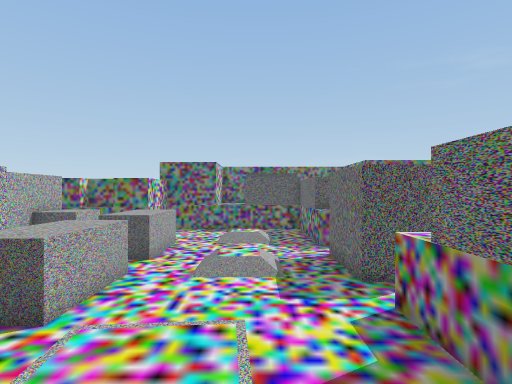
view 1 (above)

24 first-person views from a walk through a scene from a Unity 3-D project. The camera is 1.5 m above the floor, looks level and sees 80° across. The floor is counted in squares, 2 m on a side. Each view is taken from the middle of a square. On the plan, view 1 faces up. The plan holds only what a view shows up to about 10 squares ahead; the rest is blank. The place goes on beyond the plan. Some animated figures are left out.

view 2
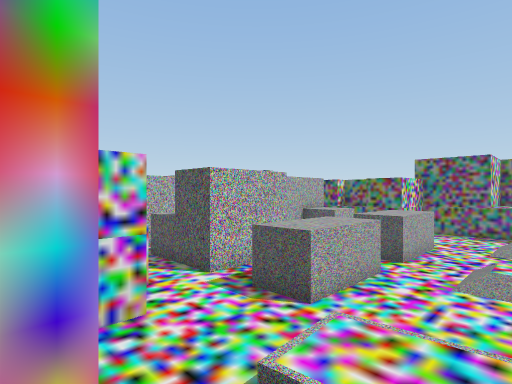

view 3
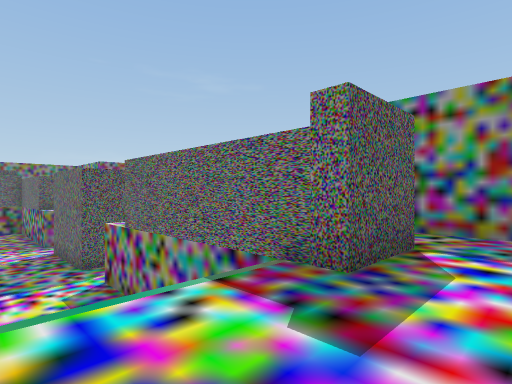

view 4
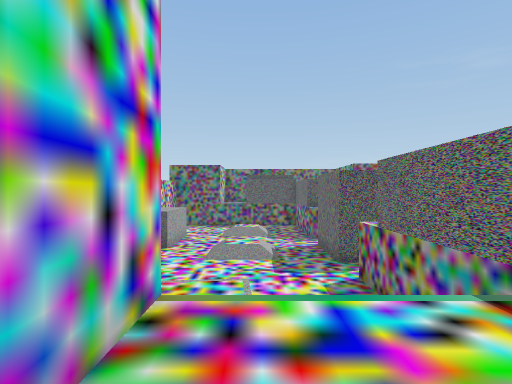

view 5
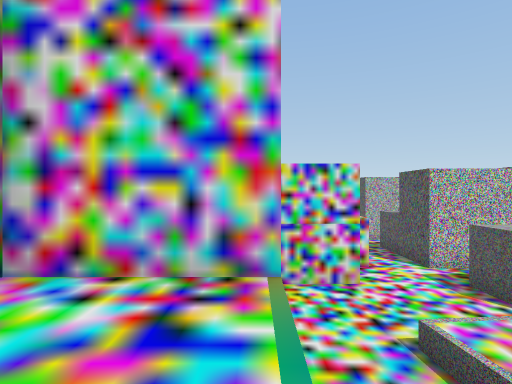

view 6
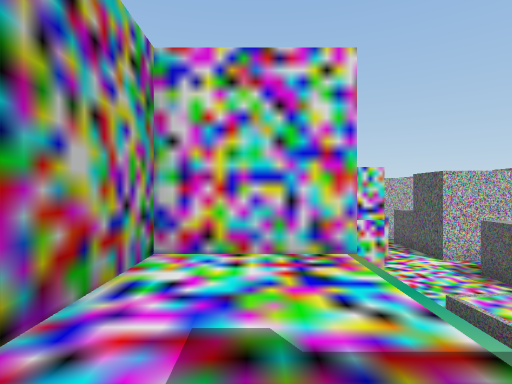

view 7
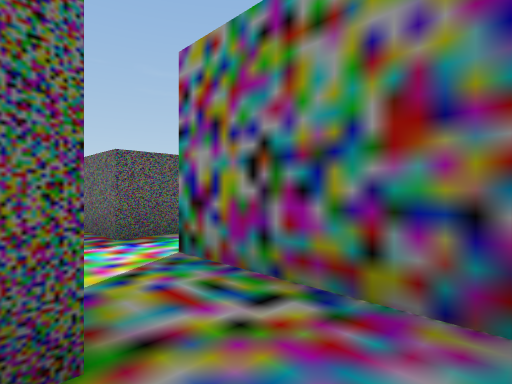

view 8
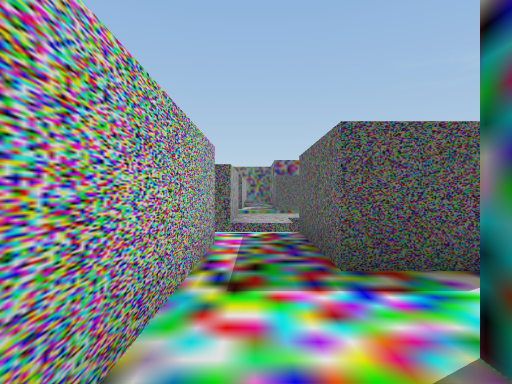

view 9
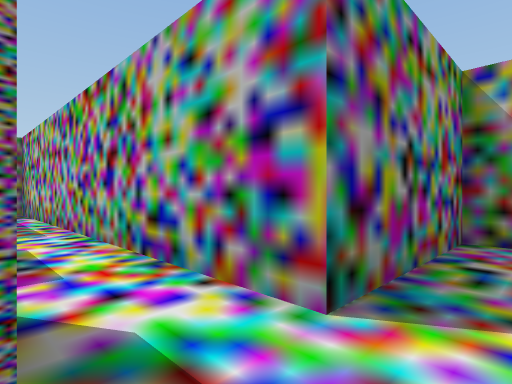

view 10
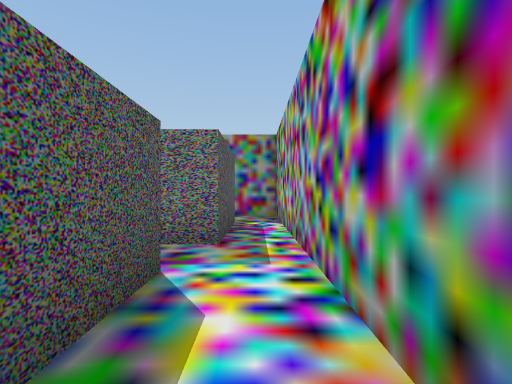

view 11
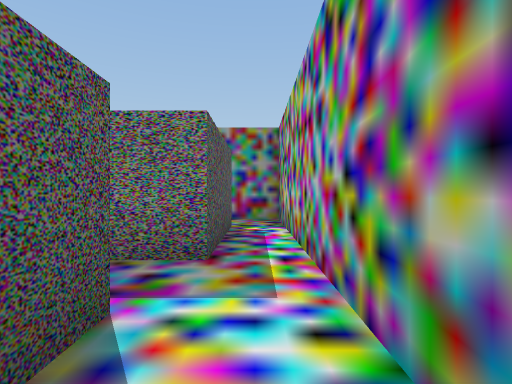

view 12
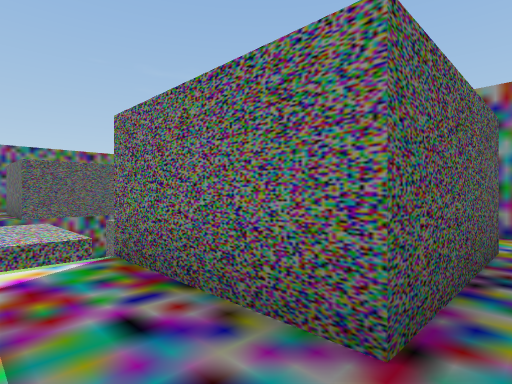

view 13
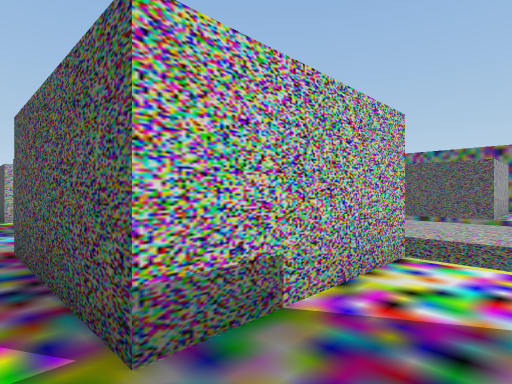

view 14
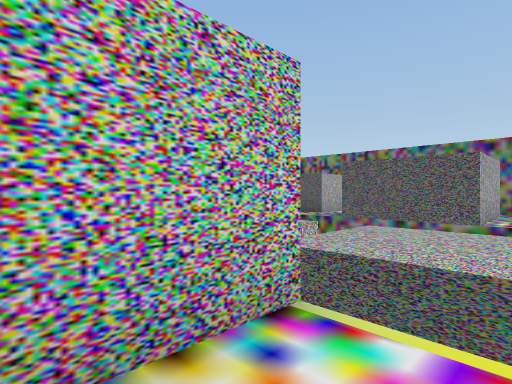

view 15
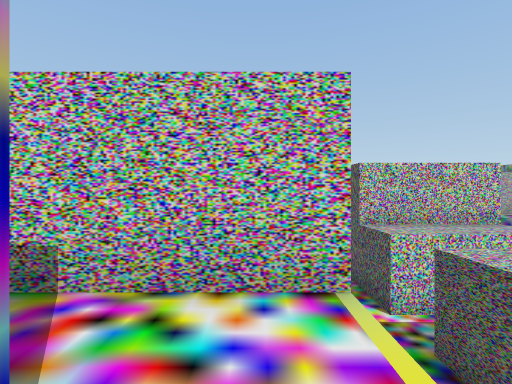

view 16
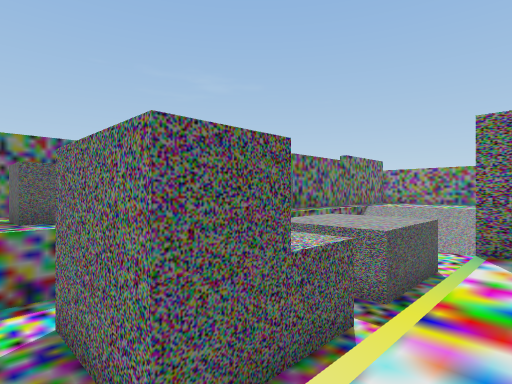

view 17
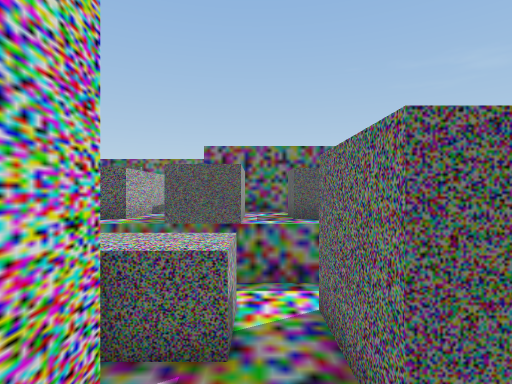

view 18
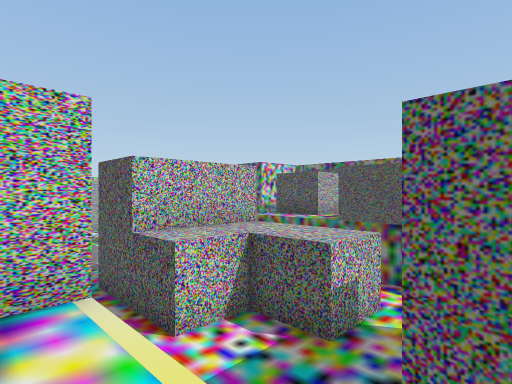

view 19
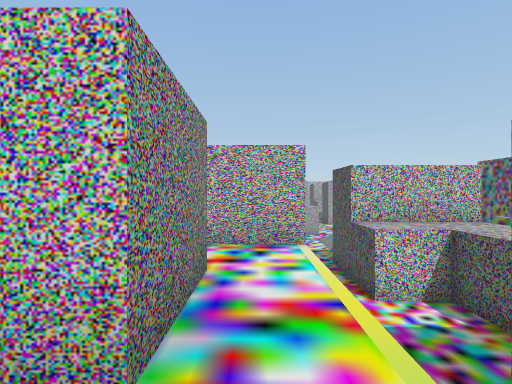

view 20
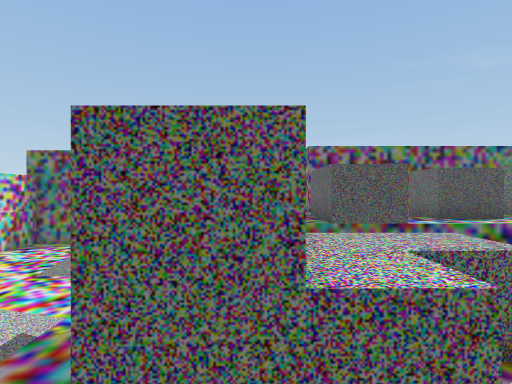

view 21
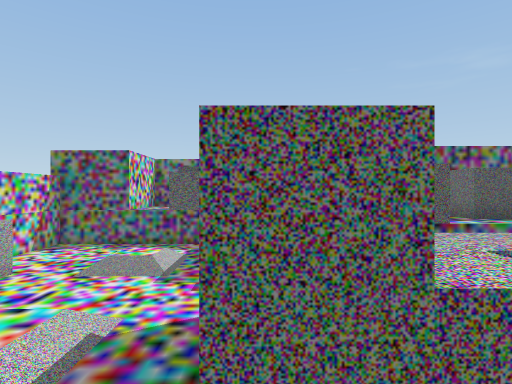

view 22
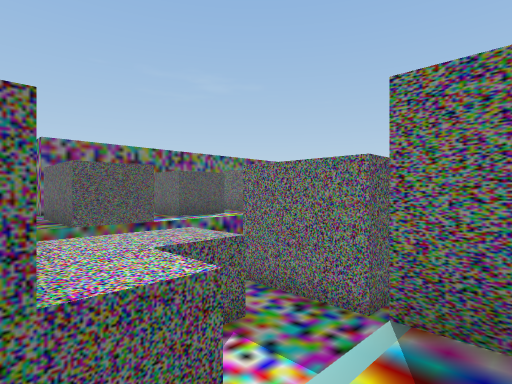

view 23
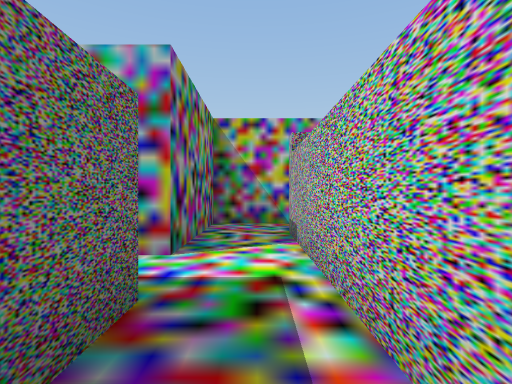

view 24
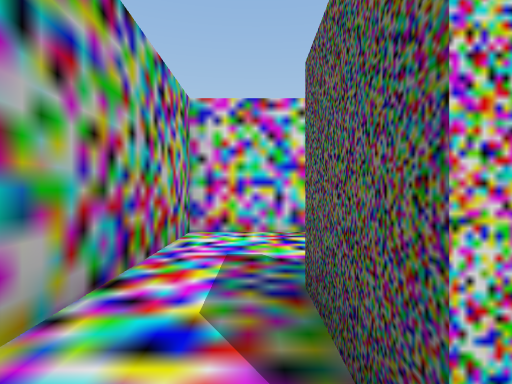

### Floor plan
Key: @ floor where view 1 was taken; # wall or solid block; . main floor; : floor 2.75 m higher than the main floor; / step, stairs or slope; ^ raised ledge.
Columns run from 9 left of view 1 to 18 right of it. Each row starts with its distance up from view 1.
 17                #  #      #
 16                :  :      :
 15      ...//.  #:# :#   ###:
 14      ...//.  #:##:###:###:
 13      #..//.. ::##:::::###:
 12      #...... .......
 11      #......    ...
 10      #..//..#   #..#   #
  9      ...//..#  ##..#  .#
  8      #..//..####...###.####
  7   #  #.....................
  6   #. #................   ..
  5 ###.##......:::##:::::###:::
  4 .......^^...##:##:###:###::#
  3   #....^^^..##:##:###:###::#
  2   ##.....   ##:::::::::::::#
  1    #.....   ##:#############
  0    ##   #@::##:#
 -1         #::::::#
 -2         #::::::#
 -3         ########

Positions as (right, up) in squares from view 1, and headings:
1: (0, 0), facing up
2: (0, 0), facing up-left
3: (0, -2), facing up-right
4: (0, -2), facing up
5: (2, 0), facing left
6: (3, -1), facing left
7: (4, -2), facing up-right
8: (5, 0), facing up
9: (5, 3), facing down-right
10: (8, 2), facing right
11: (9, 2), facing right
12: (11, 2), facing up-right
13: (17, 2), facing up-left
14: (17, 4), facing up-left
15: (18, 5), facing left
16: (8, 5), facing up-right
17: (8, 5), facing up
18: (10, 5), facing up-left
19: (12, 5), facing left
20: (4, 5), facing up
21: (3, 5), facing up
22: (4, 5), facing up-right
23: (5, 5), facing down
24: (5, -1), facing left
